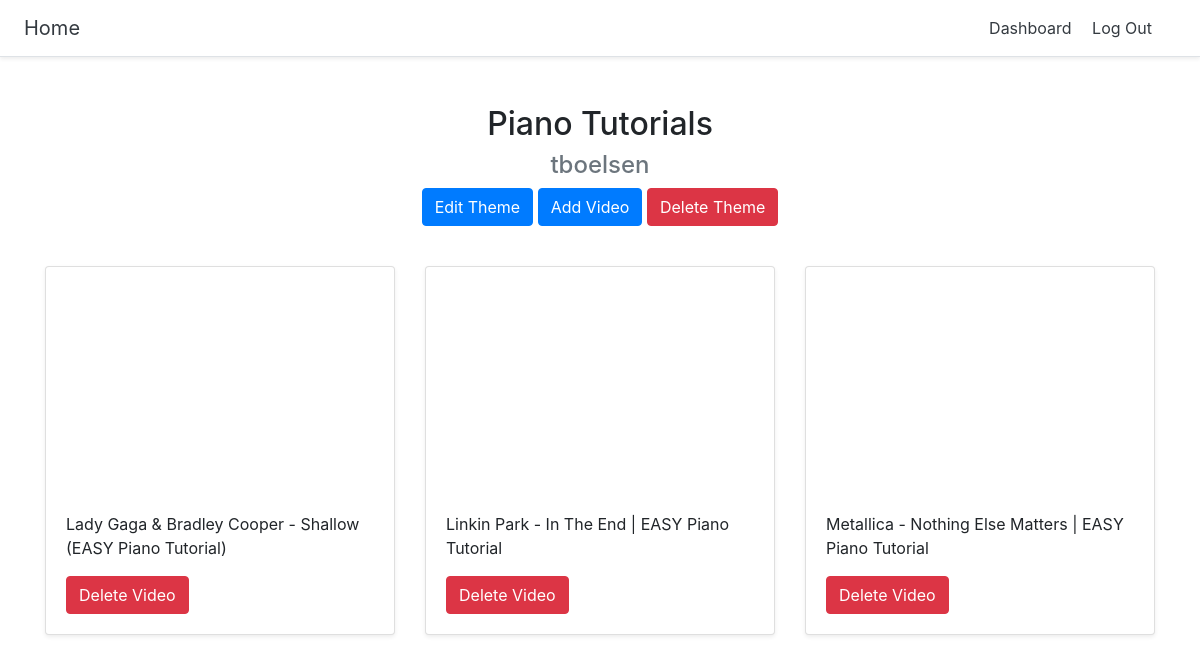
/themes/2 (signed in), run on the app's committed database.
### videos/models.py (models this page shows, shortened)
class Theme(models.Model):
    title = models.CharField(max_length=100)
    user = models.ForeignKey(get_user_model(), on_delete=models.CASCADE)

class Video(models.Model):
    title = models.CharField(max_length=250)
    url = models.URLField()
    youtube_id = models.CharField(max_length=250)
    theme = models.ForeignKey(Theme, on_delete=models.CASCADE)

### users/models.py (models this page shows)
class CustomUser(AbstractUser):
    pass

### videos/views.py (the view)
# urls.py: path('themes/<int:pk>', ThemeDetailView.as_view(), name='detail_theme'),
class ThemeDetailView(DetailView):
    model = Theme
    template_name = 'detail_theme.html'

### templates/detail_theme.html
{% extends 'base.html' %}
{% block content %}
<div class="container">
<div class="text-center">
<h2>{{ theme.title }}</h2>
<h4 class="text-muted">{{ theme.user.username }}</h4>
{% if user.id == theme.user.id %}
  <a href="{% url 'update_theme' theme.id %}" class="btn btn-primary">Edit Theme</a>
  <a href="{% url 'add_video' theme.id %}" class="btn btn-primary">Add Video</a>
  <a href="{% url 'delete_theme' theme.id %}" class="btn btn-danger">Delete Theme</a>
{% endif %}
</div>
<br>
    <div class="row">
      {% for video in theme.video_set.all %}
      <div class="col-md-4 mt-3">
        <div class="card mb-4 shadow-sm">
          <iframe width="100%" height="225" src="https://www.youtube.com/embed/{{ video.youtube_id }}" frameborder="0" allow="accelerometer; autoplay; encrypted-media; gyroscope; picture-in-picture" allowfullscreen></iframe>
          <div class="card-body">
            <p class="card-text">{{ video.title }}</p>
            {% if user.id == theme.user.id %}
            <a href="{% url 'delete_video' video.id %}" class="btn btn-danger">Delete Video</a>
            {% endif %}
          </div>
        </div>
      </div>
      {% endfor %}
      </div>
</div>
{% endblock content %}

### data on the page
Theme: title "Piano Tutorials", user.username "tboelsen"
Video: title "Lady Gaga & Bradley Cooper - Shallow (EASY Piano Tutorial)"
Video: title "Linkin Park - In The End | EASY Piano Tutorial"
Video: title "Metallica - Nothing Else Matters | EASY Piano Tutorial"
